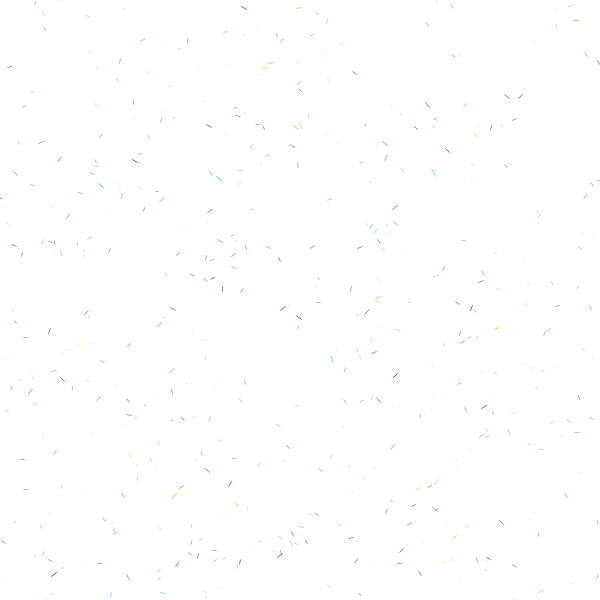
Frame 1 (no input)
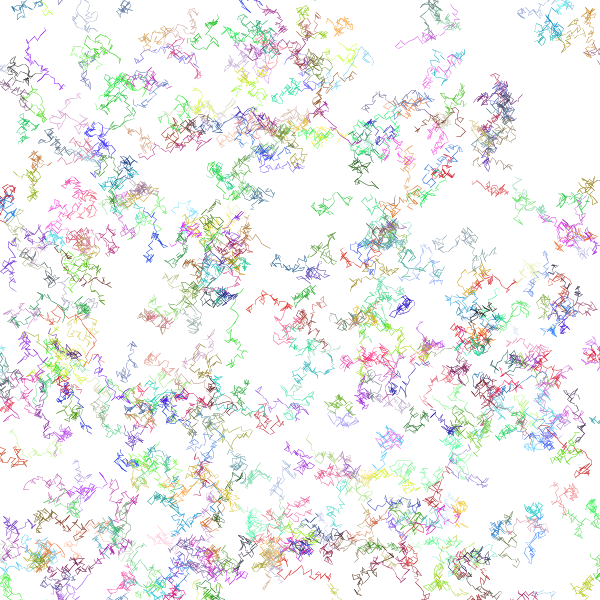
Frame 60 (the mouse pressed at the canvas centre just before this capture)
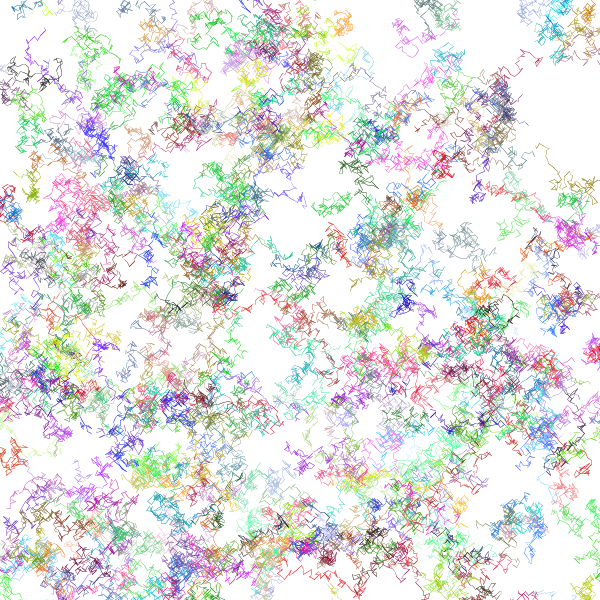
Frame 120 (the mouse held since frame 60 and released just before this capture)

The Processing sketch that drew these frames (run headless with seeded random() and noise(); from frame 60 on, the mouse is pressed at the canvas centre):

// Processing sketch: squiggles
// ── squiggles.pde
//Agent testAgent;
int MAXAGENTS = 500;
Agent[] testAgents = new Agent[MAXAGENTS];

void setup(){
  size(600, 600);
  
  for(int i = 0; i < MAXAGENTS; ++i){
    testAgents[i] = new Agent(5);
  }
  
  background(255);
}

void draw(){
  noStroke();
  fill(255, 255, 255, 0.5);
  rect(0, 0, width, height);
  for(int i = 0; i < MAXAGENTS; ++i){
    testAgents[i].update(millis());
    testAgents[i].display();
  }
}

color getRandomColor(){
  return color(int(random(255)), int(random(255)),int(random(255)));
}

class Agent{
  PVector lastLocation, location, velocity;
  float amplitude;
  color fill;
  
  Agent(int _amplitude){
    location = new PVector(random(0, width), random(0, height));
    velocity = new PVector(0, 0);
    amplitude = _amplitude;
    fill = getRandomColor();
  }
  
  void checkEdges(){
    //ensure that the particles remain on screen
    if(location.x > width || location.x < 0){
      velocity.x = -velocity.x;
    }
    if(location.y > height || location.y < 0){
      velocity.y = -velocity.y;
    }
  }
  
  void update(float timer){    
    
    lastLocation = location.get();
    
    velocity.x = random(-amplitude, amplitude);
    velocity.y = random(-amplitude, amplitude);
 checkEdges();   
    location.add(velocity);
  }
  
  void display(){
    stroke(fill);
    strokeWeight(PVector.dist(lastLocation, location)/10);
    line(lastLocation.x, lastLocation.y, location.x, location.y);
  }
}
